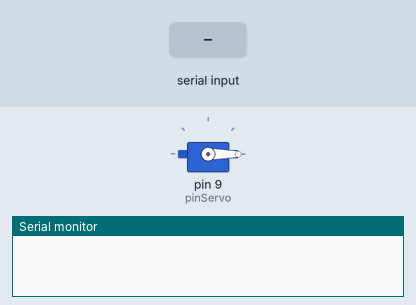
Simulated run of this sketch. Board: Arduino Uno, built with avr-gcc and run on an emulated ATmega328P. Shown: servo, the last lines printed to the serial monitor. The test bench sets the inputs (shaded band).

Above: at 1.2 s.
1.3 s: "T" received over Serial
At 1.77 s:
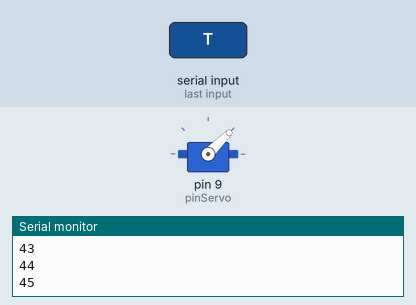
At 2.7 s:
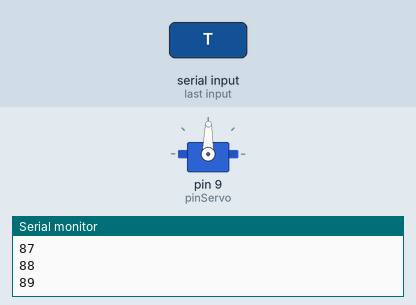
Timing chart, 0 to 8.7 s (numbered marks = the images above; inputs shaded):
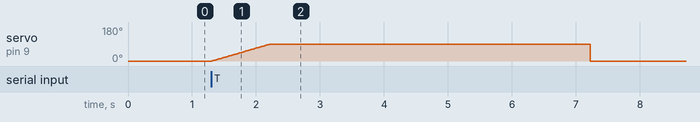

The sketch:

SerialServo.ino
```cpp
#include <Servo.h>

Servo myServo;
const int pinServo = 9;
const int angleMax = 90;


void setup() {
  myServo.attach(pinServo);
  Serial.begin(9600);
  myServo.write(0); // Angle = 0º
}

void loop() {
  //myServo.write(180);
  if(Serial.available() > 0) {
    char dato = Serial.read();
    if(dato == 'T') {
      // Mover el Servo en una dirección
      for(int i=0;i<angleMax;i++) {
        myServo.write(i);
        Serial.println(i);
        delay(10);
      }
      delay(5000);
      myServo.write(0); // Mover a posición inicial
    }
    else if(dato == '_')
    {
      Serial.println("CERO");
      myServo.write(0); // Mover a posición inicial
    }
  }

}
```

Measured:
- after the input at 1.3 s, servo on pin 9 (pinServo): rises from 0° to 89° in 0.90 s, then falls to 0° in 5.0 s
